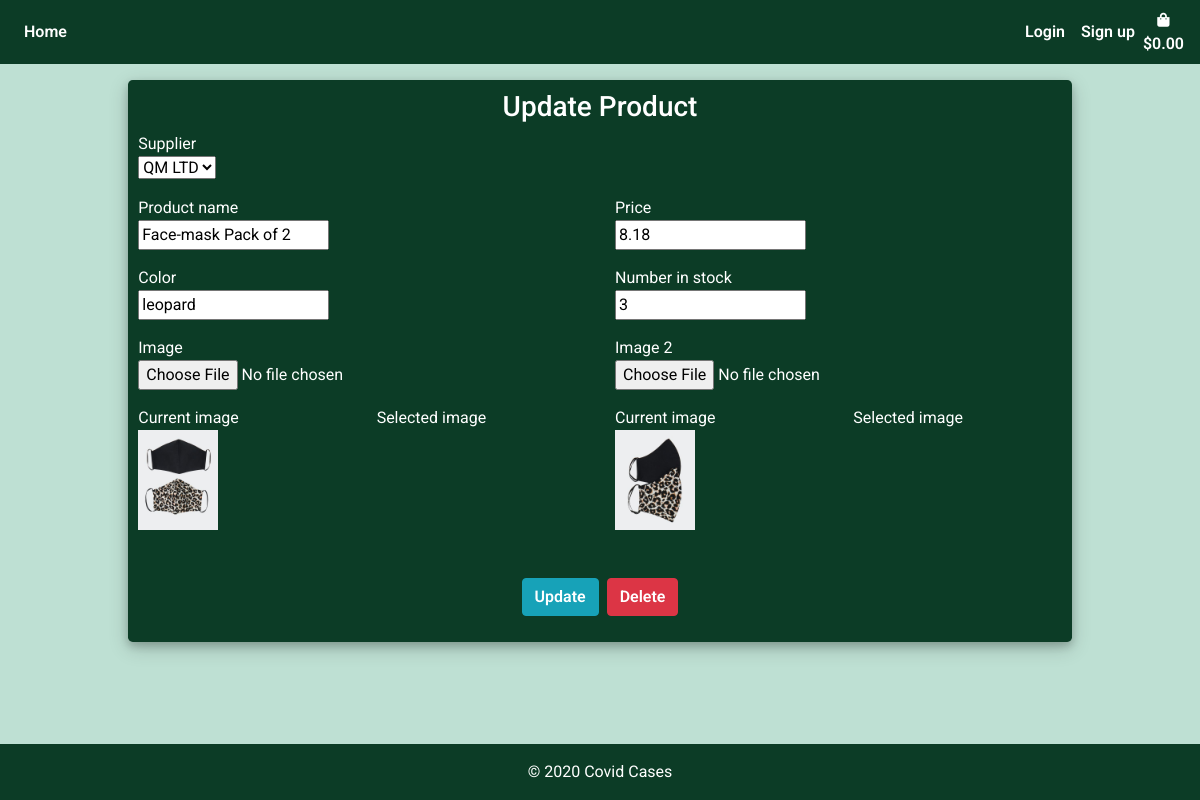
The page /update/7/ on the database as committed earlier.
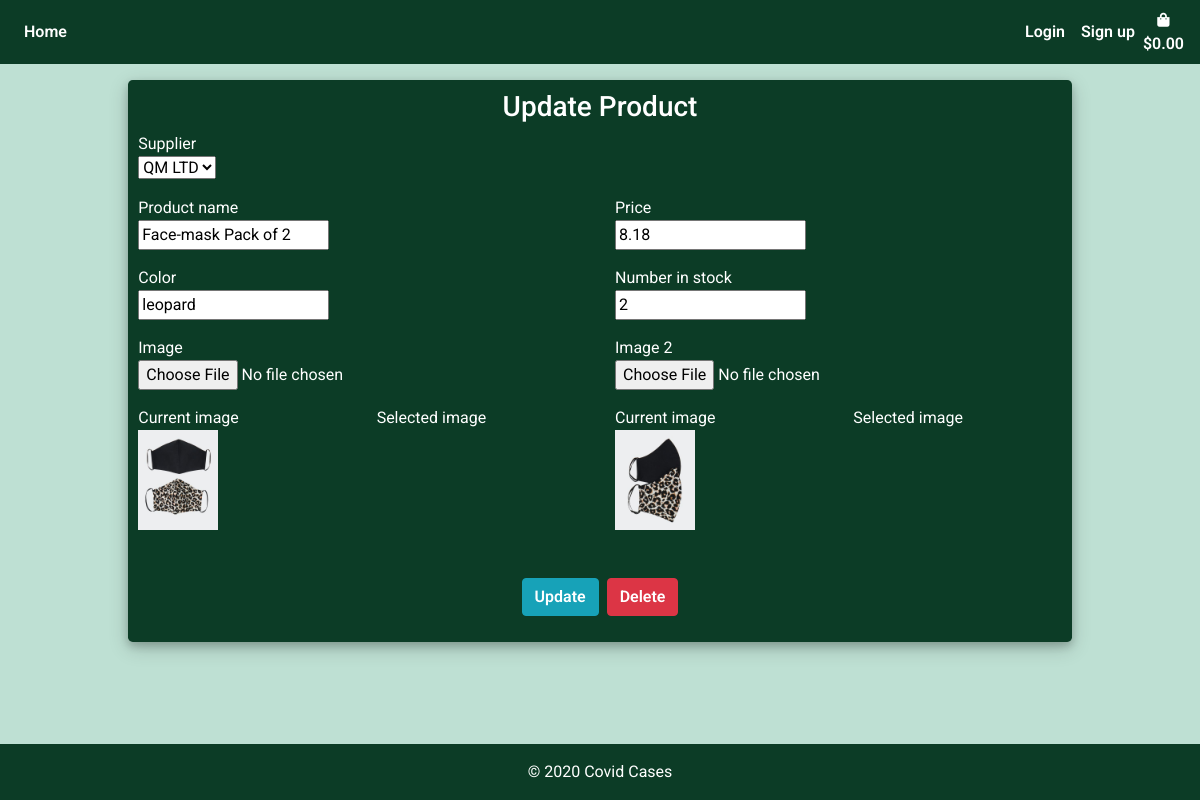
The same page on the database as committed later.
### products/models.py (models this page shows, shortened)
class Product(models.Model):
    product_name = models.CharField(max_length=settings.CONST_PROFILE_ATTR)
    color = models.CharField(max_length=settings.CONST_PROFILE_ATTR)
    price = models.DecimalField(max_digits=6, decimal_places=2)
    image = ResizedImageField(size=[400, 500], crop=['middle', 'center'],quality=100, upload_to='', default='noimage.jpeg')
    image_2 = ResizedImageField(size=[400, 500], crop=['middle', 'center'],quality=100, upload_to='', default='noimage.jpeg', null=True)
    number_in_stock = models.IntegerField(null=True , editable=True, default=0)
    is_active = models.BooleanField(default=True, null=True)
    created_by = models.CharField(max_length=settings.CONST_PROFILE_ATTR, null=True)
    created_date = models.TimeField(auto_now_add=True, null=True)
    supplier = models.ForeignKey(Supplier, on_delete=models.CASCADE, null=True)
    is_deleted = models.BooleanField(default=False, null=True)

### products/views.py (the view)
# urls.py: path('update/<int:id>/', views.update_product, name="update_product"),
def update_product(request, id):
    product = Product.objects.get(id=id)
    if request.method == "POST":
        form = ProductForm(request.POST, request.FILES, instance=product)
        if form.is_valid():
            form.save()
            return redirect(reverse("products"))
    else:
        form = ProductForm(request.POST or None, instance=product)
    context = {
        "form": form,
        "product": product,
    }
    return render(request, "products/products_form.html", context)

### products/forms.py
class ProductForm(forms.ModelForm):
    image = forms.ImageField(required=False, widget=forms.FileInput)
    image_2 = forms.ImageField(required=False, widget=forms.FileInput)
    supplier = forms.ModelChoiceField(queryset=Supplier.objects.all(), label='Supplier', widget=forms.Select)
    class Meta:
        model = Product
        fields = ["product_name", "color",
        "price","image", "image_2", "number_in_stock", "supplier"]
    def __init__(self, *args, **kwargs):
        super(ProductForm, self).__init__(*args, **kwargs)
        for fieldname in ["product_name", "color",
        "price","image", "image_2", "number_in_stock", "supplier"]:
            self.fields[fieldname].helper = FormHelper()

### products/models.py (called while the page is built)
    def __str__(self):
        return self.supplier_name

### products/templates/products/products_form.html (shortened to what the changed rows need)
{% extends 'base.html'%}
{% load static %}
{% load crispy_forms_tags %}
{% block content %}
    <div class="container h-100 mt-3">
		<div class="justify-content-center h-100">
			<div class="product_card">
				<div class="justify-content-center form_container">
					<form class="form-group mx-auto" method="POST" enctype="multipart/form-data">
                            <div class="row">
                                <div class="col-md-6 mb-3">
                                    {{ form.supplier.label }}
                                    <br>
                                    {{ form.supplier }}
                                </div>
                            </div>
                            <div class="row">
                                <div class="col-md-6 mb-3">
                                    {{ form.product_name.label }}
                                    <br>
                                    {{ form.product_name }}
                                </div>
                                <div class="col-md-6 mb-3">
                                    {{ form.price.label }}
                                    <br>
                                    {{ form.price }}
                                </div>
                            </div>
                            <div class="row">
                                <div class="col-md-6 mb-3">
                                    {{ form.color.label }}
                                    <br>
                                    {{ form.color }}
                                </div>
                                <div class="col-md-6 mb-3">
                                    {{ form.number_in_stock.label }}
                                    <br>
                                    {{ form.number_in_stock }}
                                </div>
                            </div>
                            <div class="row">
                                <div class="col-md-6 mb-3">
                                    {{ form.image.label }}
                                    <br>
                                    {{ form.image }}
                                </div>
                                <div class="col-md-6 mb-3">
                                    {{ form.image_2.label }}
                                    <br>
                                    {{ form.image_2 }}
                                </div>
                            </div>
                            <div class="row">
                                <div class="col-md-3 mb-3">
                                    <h8>Current image</h8>
                                    <br>
                                    <img class="img-fluid" style="height:6.25rem;" src="{{ form.instance.image.url }}" />
                                </div>
                                <div class="col-md-3 mb-3 offset-md-1">
                                    <h8>Current image</h8>
                                    <br>
                                    <img class="img-fluid" style="height:6.25rem;" src="{{ form.instance.image_2.url }}" />
                                </div>
                            </div>
					</form>
				</div>
		</div>
	</div>
{% endblock %}

Rows that differ between the two databases and show on the page:
changed Product "QM LTD": number_in_stock "3" → "2"
